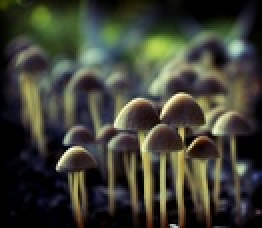
#> input picture Assignment2/mushroom.jpg, 131 x 114 px, shrunk from 1024 x 887 before the run (shown 2 times larger)
$ jupyter execute asn2-q1.ipynb
#> lines starting #> are read from the running program, lines starting #| are printed output that depends on the picture
# Question 1

In this question we will
- Implement the vector grandient operators for colour images.
- Implement the kurtosis measure of image blur/sharpness which is caluclated from image gradients and assess whether it is a reasonable metric of blur.
- Learn to create blur maps of images to visualize the amount of blur in local image patches.

# Step 1: Implement the vector gradient.

Implement the vector gradient as described in the lecture slides in the `color_sobel_edges()` function below.  Use Sobel filters to estimate partial derivatives.  Use the `color_dot_product()` function (provided) to compute the necessary dot products to obtain gxx, gyy, and gxy.  Return an array containing the gradient magnitudes for each pixel, i.e. a graident magnitude image.  Optionally, return a second array containing the gradient directions for each pixel.

The input image must be dtype `float` or `uint8`.  If it is `uint8` convert it to `float` before processing.  Leave the magnitude image ouput as dtype `float` regardless of the input's dtype.

[cell 1]
import skimage.util as util
import numpy as np
from skimage.filters import sobel_h, sobel_v


def color_dot_product(A, B):
    '''
    Element-by-element dot product in a 2D array of vectors.

    :return: An array in which index [i,j] is the dot product of A[i,j,:] and B[i,j,:].
    '''
    return np.sum(A.conj()*B, axis=2)


def color_sobel_edges(I, direction = False):
    '''
    Finish me!

    :param I: input colour image
    :return: numpy array containing gradient magnitudes for each pixel
    '''

    if I.dtype != np.float64:
        I = util.img_as_float(I)


    Gx = np.stack([sobel_h(I[:,:,c]) for c in range(3)], axis=2)
    Gy = np.stack([sobel_v(I[:,:,c]) for c in range(3)], axis=2)

    Gxx = color_dot_product(Gx, Gx)
    Gyy = color_dot_product(Gy, Gy)
    Gxy = color_dot_product(Gx, Gy)

    theta = 0.5*np.arctan2(2*Gxy, Gxx-Gyy)
    mag = np.sqrt(0.5*((Gxx+Gyy)+(Gxx-Gyy)*np.cos(2*theta))+2*Gxy*np.sin(2*theta))

    if direction:
        return mag, theta
    else:
        return mag

# Step 2: Examine behavior of the kurtosis sharpness metric.

Write a function which:

* takes as input an input image, a minimum value of sigma, and a maximum value of sigma.
* applies different amounts of Gaussian blur to the original image for integer values of sigma between the provided minimum and maximum values of sigma. (reminder: sigma describes the standard deviation of the gaussian filter mask used to blur the image).
    * Note: if using `skimage.filters.gaussian()`, you'll need to set the `channel_axis` parameter appropriately since you are applying it to a colour image.
* For each blurred image, compute the gradient magnitude using color_sobel_edges(), then compute compute the kurtosis sharpness measure.  This is *log(k+3)* where *k* is the kurtosis of the gradient magnitude image of the blurred image as described in the assignment description document.  See `scipy.stats.kurtosis()`.
* Return a tuple consisting of the range object of sigma values used and the list of computed kurtosis values for each sigma.

Then:
* Call the function using `mushroom.jpg` as the input image, a minimum sigma of 1, and a maximum sigma of 30.  Use a smaller max sigma until you are sure it's working, then increase to 30, as it can take a few minutes to do all the filtering.  Use the return values from your function to plot a line graph of gaussian blur sigma vs. blur measure (kurtosis) for the waterfall image.  Add appropriate axis labels and a descriptive title.  Sample output is provided in the assignment description document.

[cell 2]
import scipy.stats as ss
from skimage.io import imread
from skimage.filters import gaussian

def test_blur_measure(I, min_sigma: int, max_sigma: int):
    '''
    Finish me!

    :param I: colour numpy array containing image
    :param min_sigma: minimum range of sigmas to apply gaussian blur to image
    :param max_sigma: maximum range of sigmas to apply gaussian blur to image
    :return: tuple of range of sigmas applied to I and a list of kurtosis values for each sigma in the range
    '''

    if min_sigma > max_sigma:
        raise ValueError("min_sigma must be less than or equal to max_sigma")

    sigmas = range(int(min_sigma), int(max_sigma)+1)
    vals = []
    for s in sigmas:
        noisy = gaussian(I, sigma = s, channel_axis = 2)
        sobelled = color_sobel_edges(noisy)
        val = np.log(ss.kurtosis(sobelled.ravel(), fisher=False))
        vals.append(val)

    return (sigmas, vals)


image = imread("mushroom.jpg")
#> image is the input picture: shape (114, 131, 3); mean R, G, B 62.7, 63.7, 53.1
results = test_blur_measure(image, 1, 30)
#> the loop in test_blur_measure, `for s in sigmas:` made 30 passes
#> val on passes 1 to 12: 1.71, 1.33, 1.22, 1.1, 1.09, 1.11, 1.07, 1.01, 0.93, 0.861, 0.807, 0.773
#> pass 1, in color_sobel_edges, `Gxx = color_dot_product(Gx, Gx)`:
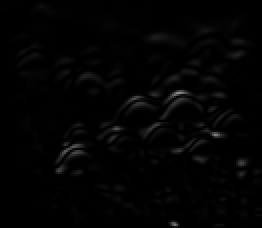
#> Gxx: shape (114, 131) float64 (shown 2 times larger); min 4.43e-18, max 0.559, mean 0.013
#> after the loop in test_blur_measure, `for s in sigmas:`:
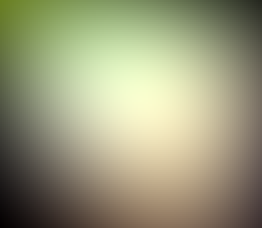
#> noisy: shape (114, 131, 3) float64 (shown 2 times larger); mean R, G, B 0.192, 0.192, 0.158; drawn with min black and max white
#> after the loop in test_blur_measure, `for s in sigmas:`: vals = 30 values, max 1.71 at index 0, min 0.737 at index 14, mean 1.01

[cell 3]
import matplotlib.pyplot as plt

plt.figure(figsize=(6,4))
plt.plot(list(results[0]), results[1], lw=2)
plt.xlabel("Gaussian blur sigma")
plt.ylabel("Sharpness (kurtosis)")
plt.title("Kurtosis sharpness measure of mushroom.jpg for increasing blur")
plt.grid(False)
plt.show()
#> figure, not shown here; curve peaks at x = 1, y = 1.71

# Step 3:  Create a local blur map

Write a function which:

* takes as input an image and a window size (in pixels).
* computes the local sharpness of the input image (i.e. log(kurtosis+3)) for each tiled, non-overlapping square window of the given window size
* stores each local sharpness in an array where each entry represents one window of the input image (the size of this array can be computed by integer division of the original image dimensions by the window size)
* returns the array of local sharpnesses.

Then:

- call the function you just wrote with `mushroom.jpg` as the input image and 100 as the window size.
- Plot the returned array as an image using `plt.imshow()`.  Do not rescale this image with `vmin=` or `vmax=`, and use the default colormap (don't change it to `'gray'`).
- Add a color scale bar using `plt.colorbar()`.  Sample output is provided in the assignment description document.

[cell 4]
def sharpness_map(I, window_size):
#> called with window_size = 100
    if I.dtype == np.uint8:
        I = util.img_as_float(I)

    H, W, _ = I.shape
#> H = 114; W = 131
    ws = int(window_size)
    Hr = H // ws
#> Hr = 1
    Wr = W // ws
#> Wr = 1
    M = np.zeros((Hr, Wr), dtype=float)
#> M = [0]

    for r in range(Hr):
        for c in range(Wr):
            tile = I[r*ws:(r+1)*ws, c*ws:(c+1)*ws, :]
            mag = color_sobel_edges(tile)
            k = ss.kurtosis(mag.ravel(), fisher=False)
            M[r, c] = np.log(k)
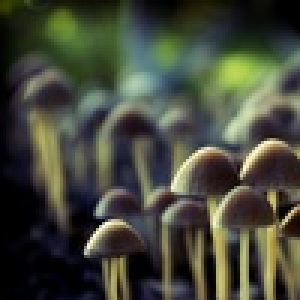
#> tile: shape (100, 100, 3) float64 (shown 3 times larger); mean of channels 0, 1, 2 0.271, 0.282, 0.23; drawn as R, G, B
#> after the loop, M = [2.32]
    return M

sharpness = 100
S = sharpness_map(image, sharpness)
#> S = [2.32]
plt.figure(figsize=(5,4))
plt.imshow(S)
plt.title(f"Local Sharpness Map of mushroom.jpg(w={sharpness})")
plt.colorbar()
plt.show()

# Step 4: Try it on another image.

Use the functions you wrote to produce the same plots as in steps 2 and 3 but for the `waterfall.jpg` image instead.

[cell 5]
I_w = imread("waterfall.jpg")
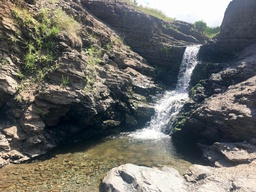
#> input picture Assignment2/waterfall.jpg, 256 x 192 px, shrunk from 2000 x 1500 before the run
#> I_w is the input picture: shape (192, 256, 3); mean R, G, B 109.6, 108.9, 103.7

waterfall_results = test_blur_measure(I_w, 1, 30)
#> call 2 of test_blur_measure, with min_sigma = 1, max_sigma = 30
#> the loop in test_blur_measure (call 2), `for s in sigmas:` made 30 passes
#> val on passes 1 to 12: 1.65, 1.48, 1.36, 1.3, 1.28, 1.26, 1.24, 1.22, 1.2, 1.2, 1.19, 1.19
#> pass 1, in color_sobel_edges (call 32), `Gxx = color_dot_product(Gx, Gx)`:
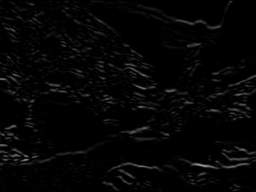
#> Gxx: shape (192, 256) float64; min 0, max 0.604, mean 0.0212
#> after the loop in test_blur_measure (call 2), `for s in sigmas:`:
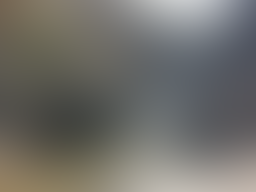
#> noisy: shape (192, 256, 3) float64; mean R, G, B 0.443, 0.439, 0.42
#> after the loop in test_blur_measure (call 2), `for s in sigmas:`: vals = 30 values, max 1.65 at index 0, min 0.892 at index 29, mean 1.13

[cell 6]
plt.figure(figsize=(6,4))
plt.plot(list(waterfall_results[0]), waterfall_results[1], lw=2, color='tab:orange')
plt.xlabel("Gaussian blur sigma")
plt.ylabel("Sharpness (kurtosis)")
plt.title("Kurtosis sharpness measure of waterfall.jpg for increasing blur")
plt.grid(False)
plt.show()
#> figure, not shown here; curve peaks at x = 1, y = 1.65

S_w = sharpness_map(I_w, 100)
#> call 2 of sharpness_map, with window_size = 100
#> the loop in sharpness_map (call 2), `for r in range(Hr):` made 1 pass
#> pass 1, in color_sobel_edges (call 62), `Gy = np.stack([sobel_v(I[:,:,c]) for c in range(3)], axis=2)`:
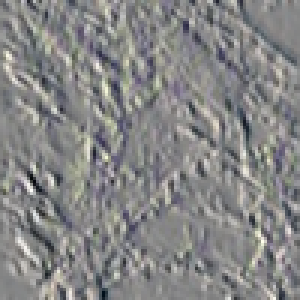
#> Gy: shape (100, 100, 3) float64 (shown 3 times larger); mean of channels 0, 1, 2 0.00168, 0.00209, 0.00214; drawn with min black and max white
#> pass 1, in color_sobel_edges (call 62), `Gyy = color_dot_product(Gy, Gy)`:
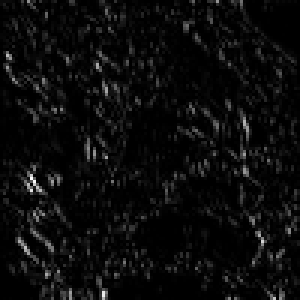
#> Gyy: shape (100, 100) float64 (shown 3 times larger); min 2.89e-34, max 1.1, mean 0.0517; drawn with min black and max white
#> after the loop in sharpness_map (call 2), `for r in range(Hr):`:
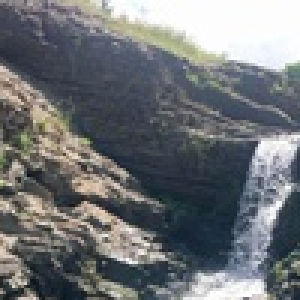
#> tile: shape (100, 100, 3) float64 (shown 3 times larger); mean of channels 0, 1, 2 0.439, 0.452, 0.465; drawn as R, G, B
#> after the loop in sharpness_map (call 2), `for r in range(Hr):`: M = [[1.46, 1.68]]
#> S_w = [[1.46, 1.68]]
plt.figure(figsize=(6,4))
plt.imshow(S_w)
plt.title("Local Sharpness Map of waterfall.jpg (w=100)")
plt.colorbar()
plt.show()

S_m10 = sharpness_map(image, 10)
plt.figure(figsize=(6,4))
plt.imshow(S_m10)
plt.title("Local Sharpness Map of mushroom.jpg (w=10)")
plt.colorbar()
plt.show()

S_w10 = sharpness_map(I_w, 10)
plt.figure(figsize=(6,4))
plt.imshow(S_w10)
plt.title("Local Sharpness Map of waterfall.jpg (w=10)")
plt.colorbar()
plt.show()
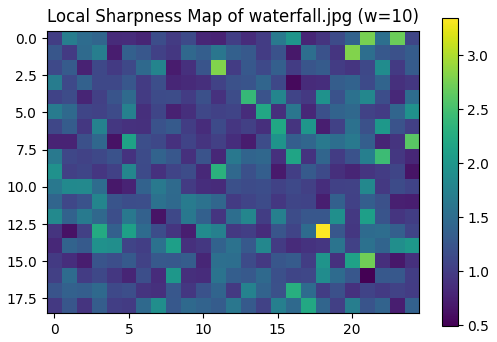
#> figure drawn by matplotlib, 2 panels
